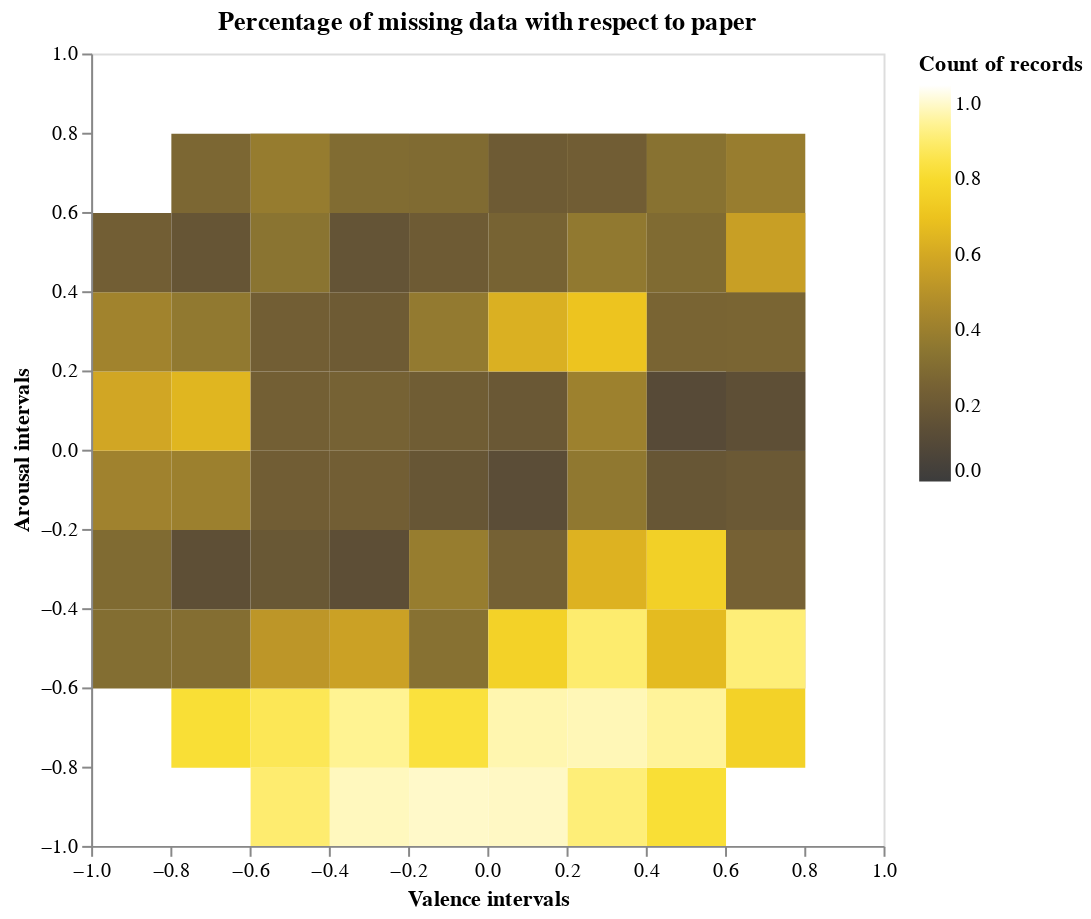

The code cell stored with this chart in its notebook:
### Code cell
# Create the histogram using Altair
difference_histogram_2d = alt.Chart(hist_df_difference_normed).mark_rect().encode(
    x=alt.X('valence:Q', bin=alt.Bin(maxbins=total_bins), scale = alt.Scale(domain=[-1, 1]), 
            axis = alt.Axis(values=valence_edges, labelAngle=0, title="Valence intervals", labelFlush=False)),
    y=alt.Y('arousal:Q', bin=alt.Bin(maxbins=total_bins), scale = alt.Scale(domain=[-1, 1]), 
            axis = alt.Axis(values=arousal_edges, labelAngle=0, title="Arousal intervals", labelFlush=False)),
    color=alt.Color('count:Q', scale=alt.Scale(scheme='darkgold', domain=[0, 1.05]), 
                    legend=alt.Legend(title="Count of records")),
    tooltip=[
        alt.Tooltip('valence:Q', bin=alt.Bin(maxbins=total_bins), title='Valence Interval'),
        alt.Tooltip('arousal:Q', bin=alt.Bin(maxbins=total_bins), title='Arousal Interval'),
        'count:Q'
    ]
).properties(
    width=400,
    height=400
)

# Overlay the heatmap and the dotted grid
difference_histogram_2d_with_dotted_grid = (difference_histogram_2d).properties(title = 'Percentage of missing data with respect to paper').interactive()
difference_histogram_2d_with_dotted_grid

### Figure 1 — Vega-Lite specification as saved in the notebook (floating-point values rounded to 4 significant figures)
{"config": {"view": {"continuousWidth": 300, "continuousHeight": 300}}, "data": {"name": "data-dcca0677274f051bdb109a182a00941c"}, "mark": {"type": "rect"}, "encoding": {"color": {"field": "count", "legend": {"title": "Count of records"}, "scale": {"domain": [0, 1.05], "scheme": "darkgold"}, "type": "quantitative"}, "tooltip": [{"bin": {"maxbins": 10}, "field": "valence", "title": "Valence Interval", "type": "quantitative"}, {"bin": {"maxbins": 10}, "field": "arousal", "title": "Arousal Interval", "type": "quantitative"}, {"field": "count", "type": "quantitative"}], "x": {"axis": {"labelAngle": 0, "labelFlush": false, "title": "Valence intervals", "values": [-1.0, -0.8, -0.6, -0.4, -0.2, 0.0, 0.2, 0.4, 0.6, 0.8, 1.0]}, "bin": {"maxbins": 10}, "field": "valence", "scale": {"domain": [-1, 1]}, "type": "quantitative"}, "y": {"axis": {"labelAngle": 0, "labelFlush": false, "title": "Arousal intervals", "values": [-1.0, -0.8, -0.6, -0.4, -0.2, 0.0, 0.2, 0.4, 0.6, 0.8, 1.0]}, "bin": {"maxbins": 10}, "field": "arousal", "scale": {"domain": [-1, 1]}, "type": "quantitative"}}, "height": 400, "params": [{"name": "param_17", "select": {"type": "interval", "encodings": ["x", "y"]}, "bind": "scales"}], "title": "Percentage of missing data with respect to paper", "width": 400, "$schema": "https://vega.github.io/schema/vega-lite/v5.15.1.json", "datasets": {"data-dcca0677274f051bdb109a182a00941c": [{"arousal": -1.0, "valence": -0.6, "count": 0.9048}, {"arousal": -1.0, "valence": -0.4, "count": 0.9881}, {"arousal": -1.0, "valence": -0.2, "count": 0.999}, {"arousal": -1.0, "valence": 0.0, "count": 0.9942}, {"arousal": -1.0, "valence": 0.2, "count": 0.9167}, {"arousal": -1.0, "valence": 0.4, "count": 0.8246}, {"arousal": -0.8, "valence": -0.8, "count": 0.8243}, {"arousal": -0.8, "valence": -0.6, "count": 0.8696}, {"arousal": -0.8, "valence": -0.4, "count": 0.9465}, {"arousal": -0.8, "valence": -0.2, "count": 0.8343}, {"arousal": -0.8, "valence": 0.0, "count": 0.9742}, {"arousal": -0.8, "valence": 0.2, "count": 0.9815}, {"arousal": -0.8, "valence": 0.4, "count": 0.9539}, {"arousal": -0.8, "valence": 0.6, "count": 0.7642}, {"arousal": -0.6, "valence": -1.0, "count": 0.3088}, {"arousal": -0.6, "valence": -0.8, "count": 0.3125}, {"arousal": -0.6, "valence": -0.6, "count": 0.5192}, {"arousal": -0.6, "valence": -0.4, "count": 0.5703}, {"arousal": -0.6, "valence": -0.2, "count": 0.3261}, {"arousal": -0.6, "valence": 0.0, "count": 0.7669}, {"arousal": -0.6, "valence": 0.2, "count": 0.9023}, {"arousal": -0.6, "valence": 0.4, "count": 0.6694}, {"arousal": -0.6, "valence": 0.6, "count": 0.5891}, {"arousal": -0.6, "valence": 0.8, "count": 0.9164}, {"arousal": -0.4, "valence": -1.0, "count": 0.2962}, {"arousal": -0.4, "valence": -0.8, "count": 0.1442}, {"arousal": -0.4, "valence": -0.6, "count": 0.1941}, {"arousal": -0.4, "valence": -0.4, "count": 0.1379}, {"arousal": -0.4, "valence": -0.2, "count": 0.3877}, {"arousal": -0.4, "valence": 0.0, "count": 0.247}, {"arousal": -0.4, "valence": 0.2, "count": 0.6378}, {"arousal": -0.4, "valence": 0.4, "count": 0.7555}, {"arousal": -0.4, "valence": 0.6, "count": 0.3652}, {"arousal": -0.4, "valence": 0.8, "count": 0.2498}, {"arousal": -0.2, "valence": -1.0, "count": 0.417}, {"arousal": -0.2, "valence": -0.8, "count": 0.4051}, {"arousal": -0.2, "valence": -0.6, "count": 0.2275}, {"arousal": -0.2, "valence": -0.4, "count": 0.2328}, {"arousal": -0.2, "valence": -0.2, "count": 0.1837}, {"arousal": -0.2, "valence": 0.0, "count": 0.1297}, {"arousal": -0.2, "valence": 0.2, "count": 0.3628}, {"arousal": -0.2, "valence": 0.4, "count": 0.1818}, {"arousal": -0.2, "valence": 0.6, "count": 0.1508}, {"arousal": -0.2, "valence": 0.8, "count": 0.2023}, {"arousal": 0.0, "valence": -1.0, "count": 0.5899}, {"arousal": 0.0, "valence": -0.8, "count": 0.6516}, {"arousal": 0.0, "valence": -0.6, "count": 0.2396}, {"arousal": 0.0, "valence": -0.4, "count": 0.2509}, {"arousal": 0.0, "valence": -0.2, "count": 0.2246}, {"arousal": 0.0, "valence": 0.0, "count": 0.1974}, {"arousal": 0.0, "valence": 0.2, "count": 0.4095}, {"arousal": 0.0, "valence": 0.4, "count": 0.1126}, {"arousal": 0.0, "valence": 0.6, "count": 0.1097}, {"arousal": 0.0, "valence": 0.8, "count": 0.1427}, {"arousal": 0.2, "valence": -1.0, "count": 0.4231}, {"arousal": 0.2, "valence": -0.8, "count": 0.368}, {"arousal": 0.2, "valence": -0.6, "count": 0.2338}, {"arousal": 0.2, "valence": -0.4, "count": 0.2167}, {"arousal": 0.2, "valence": -0.2, "count": 0.3741}, {"arousal": 0.2, "valence": 0.0, "count": 0.6287}, {"arousal": 0.2, "valence": 0.2, "count": 0.7065}, {"arousal": 0.2, "valence": 0.4, "count": 0.2637}, {"arousal": 0.2, "valence": 0.6, "count": 0.2387}, {"arousal": 0.2, "valence": 0.8, "count": 0.2698}, {"arousal": 0.4, "valence": -1.0, "count": 0.2328}, {"arousal": 0.4, "valence": -0.8, "count": 0.1809}, {"arousal": 0.4, "valence": -0.6, "count": 0.3418}, {"arousal": 0.4, "valence": -0.4, "count": 0.1691}, {"arousal": 0.4, "valence": -0.2, "count": 0.2169}, {"arousal": 0.4, "valence": 0.0, "count": 0.2563}, {"arousal": 0.4, "valence": 0.2, "count": 0.3663}, {"arousal": 0.4, "valence": 0.4, "count": 0.2955}, {"arousal": 0.4, "valence": 0.6, "count": 0.3454}, {"arousal": 0.4, "valence": 0.8, "count": 0.5603}, {"arousal": 0.6, "valence": -0.8, "count": 0.2762}, {"arousal": 0.6, "valence": -0.6, "count": 0.243}, {"arousal": 0.6, "valence": -0.4, "count": 0.2055}, {"arousal": 0.6, "valence": -0.2, "count": 0.2148}, {"arousal": 0.6, "valence": 0.0, "count": 0.3705}, {"arousal": 0.6, "valence": 0.2, "count": 0.3039}, {"arousal": 0.6, "valence": 0.4, "count": 0.34}, {"arousal": 0.6, "valence": 0.6, "count": 0.3895}, {"arousal": 0.8, "valence": -0.6, "count": 0.3844}, {"arousal": 0.8, "valence": -0.4, "count": 0.3019}, {"arousal": 0.8, "valence": -0.2, "count": 0.2955}, {"arousal": 0.8, "valence": 0.0, "count": 0.2168}, {"arousal": 0.8, "valence": 0.2, "count": 0.2291}, {"arousal": 0.8, "valence": 0.4, "count": 0.3315}]}}
